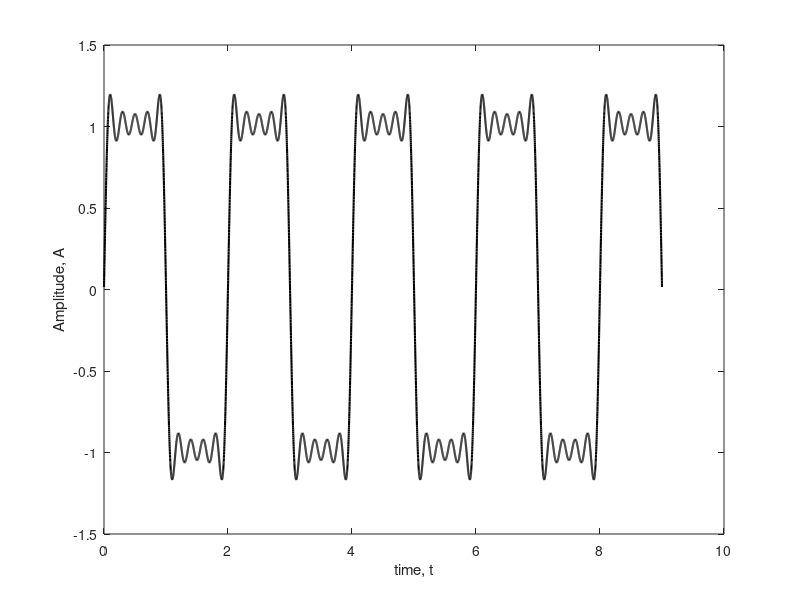

Write the MATLAB code that produced this figure.
clc;
clear all;
close all;

time = 0 : 0.001 : 9;
fundamentalFreq = 0.5;
 
sig = ((4/pi)*sin(2*pi*fundamentalFreq*time))/time;
 
for k = 1 : 2 : 9;
    harmonicFreq = k * fundamentalFreq;
    x = ((4/(k * pi))*sin(2*pi*harmonicFreq * time));
    sig = sig + x;
end
 
plot(time, sig,'k', 'linewidth', 1.5);
xlabel('time, t');
ylabel('Amplitude, A');